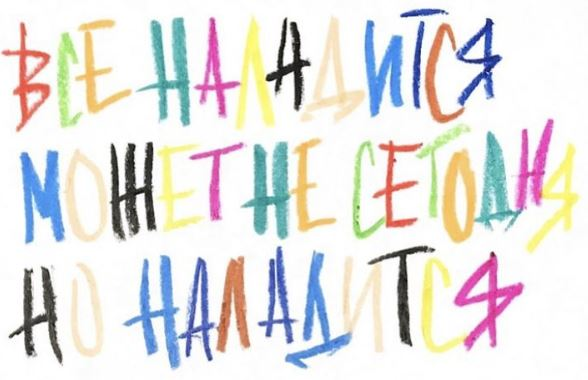
#> input picture Image_conversion_color_formats_29_05_24/paint.JPG, 588 x 380 px, found by its file name
$ python image_conversion.py
#> lines starting #> are read from the running program, lines starting #| are printed output that depends on the picture; after the words box and inside, x2 and y2 are one past the last pixel; in counts of white or black regions, pixels touching at a corner belong together
import cv2
import numpy as np

image = cv2.imread('paint.jpg')
#> image is the input picture: shape (380, 588, 3); mean B, G, R 226.1, 227.6, 229
black_bg = np.zeros_like(image, dtype='uint8')
# img = cv2.cvtColor(image, cv2.COLOR_BGR2GRAY)
# img = cv2.cvtColor(image, cv2.COLOR_BGR2LAB)
img = cv2.cvtColor(image, cv2.COLOR_BGRA2BGR)
blurred = cv2.GaussianBlur(img, (1, 1), 1)
ed = cv2.Canny(blurred, 50, 70)
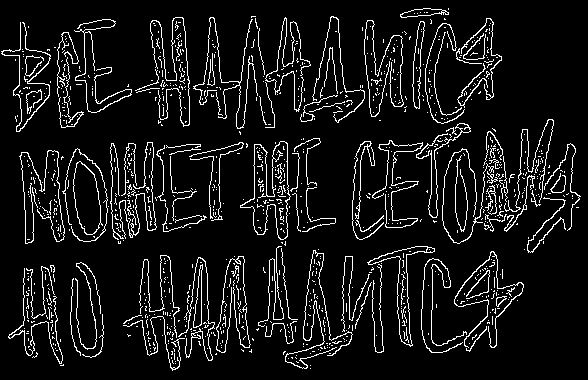
#> ed: shape (380, 588); 8.5% white in thin lines or dots

contours, _ = cv2.findContours(ed, cv2.RETR_EXTERNAL, cv2.CHAIN_APPROX_NONE)
#> contours = 939 contours, 900 with area under 20; largest, box (x1, y1, x2, y2) and area: (240, 141, 291, 240) 2451, (73, 161, 103, 235) 1436, (367, 246, 435, 347) 1179, (412, 21, 425, 109) 506, (193, 264, 203, 328) 281

upper_contours = []
middle_contours = []
lower_contours = []

for contour in contours:
    x, y, w, h = cv2.boundingRect(contour)
    if y < image.shape[0] / 3.2:
        upper_contours.append(contour)
    elif y < 2 * image.shape[0] / 3.2:
        middle_contours.append(contour)
    else:
        lower_contours.append(contour)
#> this loop made 939 passes
#> (x, y, w, h) on passes 1 to 3: (310, 368, 1, 1), (310, 365, 1, 1), (60, 364, 4, 2)
#> after the loop, lower_contours = 327 contours, 316 with area under 20; largest, box (x1, y1, x2, y2) and area: (367, 246, 435, 347) 1179, (193, 264, 203, 328) 281, (454, 251, 524, 348) 94, (285, 250, 353, 369) 60, (496, 296, 507, 307) 52; middle_contours = 310 contours, 296 with area under 20; largest, box (x1, y1, x2, y2) and area: (240, 141, 291, 240) 2451, (73, 161, 103, 235) 1436, (428, 123, 471, 218) 108, (527, 197, 566, 253) 59, (352, 141, 384, 240) 52; upper_contours = 302 contours, 288 with area under 20; largest, box (x1, y1, x2, y2) and area: (412, 21, 425, 109) 506, (400, 8, 449, 18) 242, (1, 22, 51, 132) 76, (74, 19, 132, 113) 51, (457, 63, 488, 108) 46

cv2.drawContours(black_bg, upper_contours, -1, (0, 255, 0), 1)
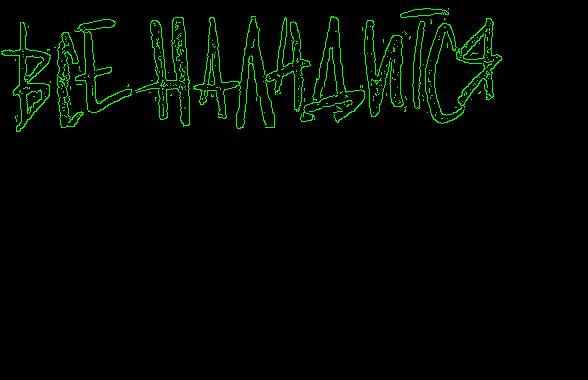
#> black_bg: shape (380, 588, 3); mean of channels 0, 1, 2 0, 6.6, 0; drawn as B, G, R
cv2.drawContours(black_bg, middle_contours, -1, (0, 0, 255), 1)
cv2.drawContours(black_bg, lower_contours, -1, (255, 100, 200), 1)
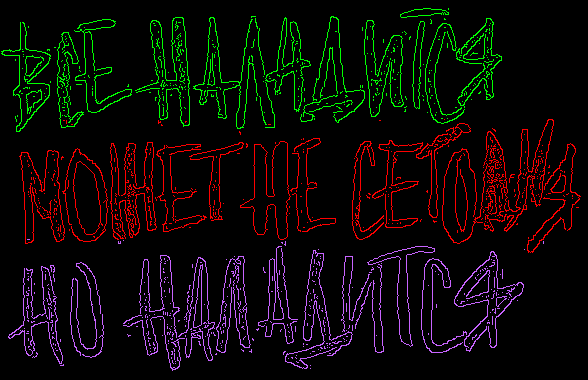
#> black_bg: shape (380, 588, 3); mean of channels 0, 1, 2 6.7, 9.2, 12.9; drawn as B, G, R

cv2.imshow('Result_image', black_bg)
cv2.waitKey(0)
cv2.destroyAllWindows()
